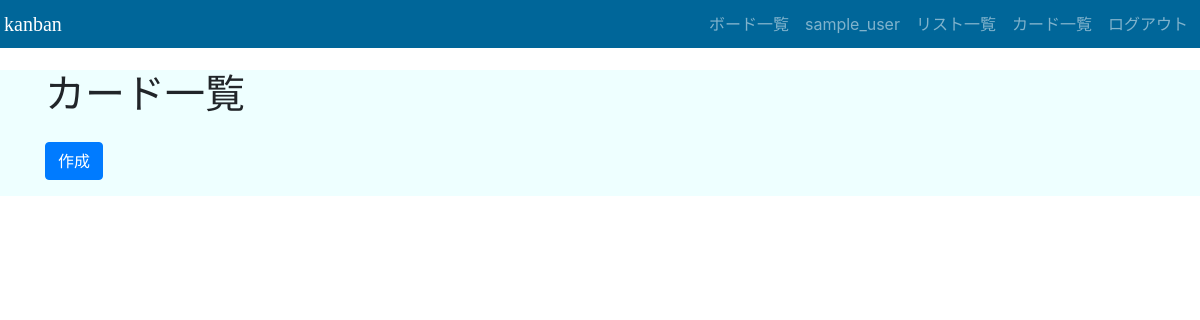
The app's page /kanban/cards/ (signed in), older data.
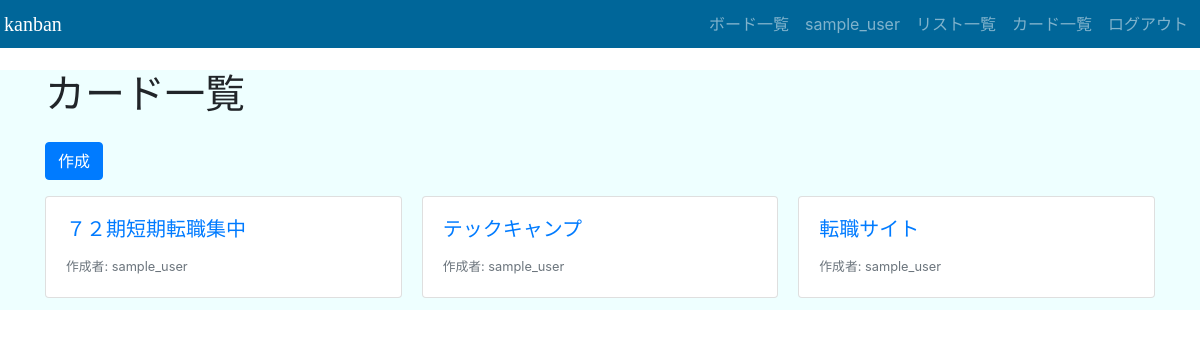
The same page, newer data.
### kanban/models.py (models this page shows, shortened)
class Card(models.Model):
    title = models.CharField(max_length=200)
    description = models.TextField()
    user = models.ForeignKey(User, on_delete=models.CASCADE)
    list = models.ForeignKey(List, on_delete=models.CASCADE)

### kanban/views.py (the view)
# urls.py: path("cards/", views.CardListView.as_view(), name="cards_list"),
class CardListView(LoginRequiredMixin, ListView):
    model = Card
    template_name = "kanban/cards/list.html"

### kanban/templates/kanban/cards/list.html
{% extends "kanban/base.html" %}
{% block content %}
<div class="container">
  <h1>カード一覧</h1>
  <a class="btn btn-primary my-3" href="{% url 'kanban:cards_create' %}" role="button">作成</a>
  <div class="card-columns">
    {% for card in card_list %}
    <a href="{% url 'kanban:cards_detail' card.pk %}" class="card">
      <div class="card-body">
        <h5 class="card-title">{{ card.title }}</h5>
        <footer>
          <small class="text-muted">作成者: {{ card.user.username }}</small>
        </footer>
      </div>
    </a>
    {% endfor %}
  </div>
</div>
{% endblock %}

Row changes from the older to the newer data that the page shows:
added Card: title "７２期短期転職集中", user.username "sample_user"
added Card: title "テックキャンプ", user.username "sample_user"
added Card: title "転職サイト", user.username "sample_user"
